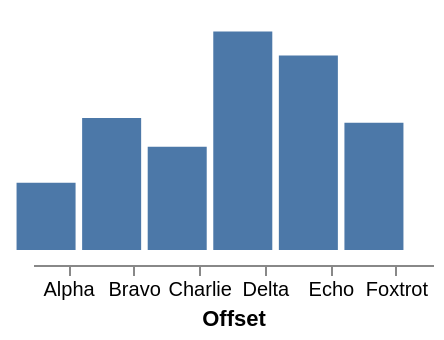

Express this chart as Vega-Lite.
### Vega specification from a JSON file in a GitHub repository (floating-point values rounded to 4 significant figures)
{"width": 200, "height": 120, "padding": 5, "data": [{"name": "t", "values": [{"a": "Alpha", "b": 28, "c": "x", "d": 1}, {"a": "Bravo", "b": 55, "c": "y", "d": 2}, {"a": "Charlie", "b": 43, "c": "x", "d": 3}, {"a": "Delta", "b": 91, "c": "z", "d": 4}, {"a": "Echo", "b": 81, "c": "y", "d": 5}, {"a": "Foxtrot", "b": 53, "c": "z", "d": 6}]}], "scales": [{"name": "x", "type": "band", "domain": {"data": "t", "field": "a"}, "range": "width", "padding": 0.1}, {"name": "y", "type": "linear", "domain": {"data": "t", "field": "b"}, "range": "height", "nice": true}, {"name": "color", "type": "ordinal", "domain": {"data": "t", "field": "c"}, "range": {"scheme": "category10"}}, {"name": "ramp", "type": "linear", "domain": {"data": "t", "field": "d"}, "range": {"scheme": "blues"}}, {"name": "size", "type": "linear", "domain": {"data": "t", "field": "b"}, "range": [10, 200]}, {"name": "shape", "type": "ordinal", "domain": {"data": "t", "field": "c"}, "range": "symbol"}, {"name": "quant", "type": "quantize", "domain": [0, 100], "range": {"scheme": "greens", "count": 4}}], "marks": [{"type": "rect", "from": {"data": "t"}, "encode": {"enter": {"x": {"scale": "x", "field": "a"}, "width": {"scale": "x", "band": 1}, "y": {"scale": "y", "field": "b"}, "y2": {"scale": "y", "value": 0}}}}], "axes": [{"orient": "bottom", "scale": "x", "title": "Offset", "offset": 8, "position": 12, "translate": 0}]}
